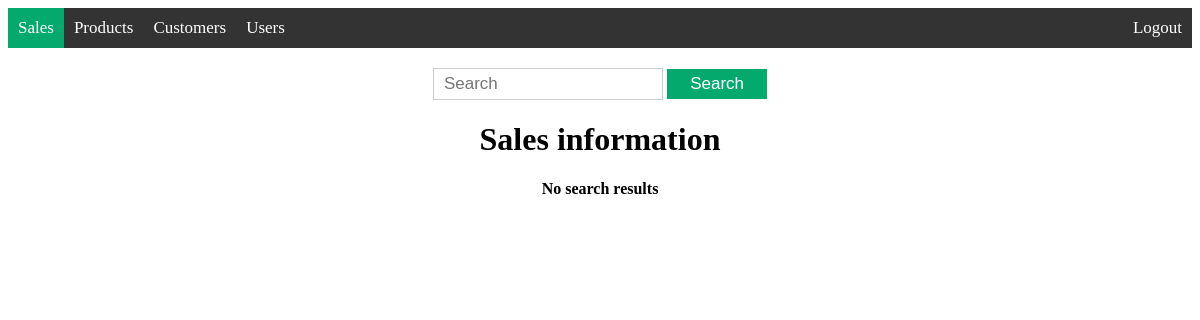
Before: /search_sale with the older database file.
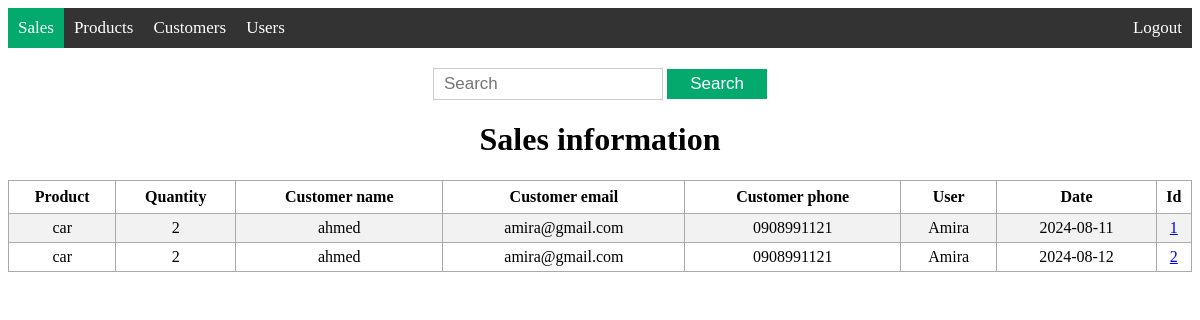
After: the same page with the newer database file.
### models/sale.py (models this page shows, shortened)
class Sale(db.Model):
    id = db.Column(db.Integer, primary_key=True)
    product_name = db.Column(db.String(200), nullable=False)
    product_quantity = db.Column(db.Integer, nullable=False)
    customer_name = db.Column(db.String(200), nullable=False)
    customer_email = db.Column(db.String(200), nullable=False)
    customer_phone = db.Column(db.String(15))
    user_name = db.Column(db.String(200), nullable=False)
    date = db.Column(db.DateTime, default=datetime.now(pytz.UTC))

### app.py (the view)
@app.route('/search_sale', methods=['GET', 'POST'])
def search_sale():
    search = request.args.get('search', '')
    sales = get_sales(search)
    return render_template('search_sale.html', sales=sales)

### models/sale.py (called while the page is built)
def get_sales(search):
    search_pattern = f"%{search}"
    results = Sale.query.filter(
        (Sale.id.like(search_pattern)) | (Sale.product_name.like(search_pattern))
        | (Sale.customer_name.like(search_pattern)) | (Sale.customer_email.like(search_pattern))
        | (Sale.user_name.like(search_pattern)) | (Sale.date.like(search_pattern))
    ).all()
    return results

### templates/search_sale.html (shortened to what this page needs)
{% extends 'base.html' %}
{% block body %}
<div class="content">
    {% block navbar %}
    <div class='topnav'>
        <a class='active' href='/view_sale'>Sales</a>
        <a href='/view_product'>Products</a>
        <a href='/view_customer'>Customers</a>
        <a href='/view_user'>Users</a>
        <a class='logout' href='/logout'>Logout</a>
    </div>
    {% endblock %}
    <div class='search'>
        <form action="{{ url_for('search_sale', search='') }}" method="get">
            <input type='text' placeholder='Search' name='search' id='search'>
            <input type='submit' value="Search">
        </form>
    </div>
    <div class="view">
        <h1 style="text-align: center;">Sales information</h1>
        {% if sales|length < 1 %}
        <h4  style="text-align: center;"> No search results</h4>
        {% else %}
        <table>
            <tr>
                <th>Product</th>
                <th>Quantity</th>
                <th>Customer name</th>
                <th>Customer email</th>
                <th>Customer phone</th>
                <th>User</th>
                <th>Date</th>
                <th>Id</th>
            </tr>
            {% for sale in sales %}
                <tr>
                    <td>{{ sale.product_name }}</td>
                    <td>{{ sale.product_quantity }}</td>
                    <td>{{ sale.customer_name }}</td>
                    <td>{{ sale.customer_email }}</td>
                    <td>{{ sale.customer_phone }}</td>
                    <td>{{ sale.user_name }}</td>
                    <td>{{ sale.date.date() }}</td>
                    <td><a href="/info_sale/{{ sale.id }}">{{ sale.id }}</a></td>
                </tr>
            {% endfor %}
        </table>
        {% endif %}
    </div>
</div>
{% endblock %}

Changed rows visible on the page:
added Sale: product_name "car", product_quantity "2", customer_name "ahmed", customer_email "amira@gmail.com", customer_phone "0908991121", user_name "Amira", date "2024-08-11", id "1"
added Sale: product_name "car", product_quantity "2", customer_name "ahmed", customer_email "amira@gmail.com", customer_phone "0908991121", user_name "Amira", date "2024-08-12", id "2"
Other visible differences:
text no longer shown: "No search results"
text now shown: "Product Quantity Customer name Customer email Customer phone User Date Id"
